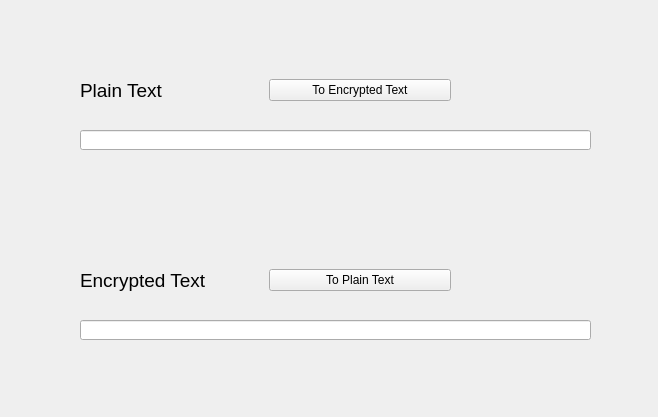
<?xml version="1.0" encoding="UTF-8"?>
<ui version="4.0">
 <class>Form</class>
 <widget class="QWidget" name="Form">
  <property name="geometry">
   <rect>
    <x>0</x>
    <y>0</y>
    <width>658</width>
    <height>417</height>
   </rect>
  </property>
  <property name="windowTitle">
   <string>Form</string>
  </property>
  <widget class="QLineEdit" name="encryped_edit">
   <property name="geometry">
    <rect>
     <x>80</x>
     <y>320</y>
     <width>511</width>
     <height>20</height>
    </rect>
   </property>
  </widget>
  <widget class="QLineEdit" name="plain_edit">
   <property name="geometry">
    <rect>
     <x>80</x>
     <y>130</y>
     <width>511</width>
     <height>20</height>
    </rect>
   </property>
  </widget>
  <widget class="QWidget" name="horizontalLayoutWidget">
   <property name="geometry">
    <rect>
     <x>80</x>
     <y>240</y>
     <width>371</width>
     <height>80</height>
    </rect>
   </property>
   <layout class="QHBoxLayout" name="horizontalLayout">
    <item>
     <widget class="QLabel" name="label_2">
      <property name="font">
       <font>
        <pointsize>14</pointsize>
       </font>
      </property>
      <property name="text">
       <string>Encrypted Text</string>
      </property>
     </widget>
    </item>
    <item>
     <widget class="QPushButton" name="bt_to_plain">
      <property name="text">
       <string>To Plain Text</string>
      </property>
     </widget>
    </item>
   </layout>
  </widget>
  <widget class="QWidget" name="horizontalLayoutWidget_2">
   <property name="geometry">
    <rect>
     <x>80</x>
     <y>50</y>
     <width>371</width>
     <height>80</height>
    </rect>
   </property>
   <layout class="QHBoxLayout" name="horizontalLayout_2">
    <item>
     <widget class="QLabel" name="label">
      <property name="font">
       <font>
        <pointsize>14</pointsize>
       </font>
      </property>
      <property name="text">
       <string>Plain Text</string>
      </property>
     </widget>
    </item>
    <item>
     <widget class="QPushButton" name="bt_to_encrypt">
      <property name="text">
       <string>To Encrypted Text</string>
      </property>
     </widget>
    </item>
   </layout>
  </widget>
 </widget>
 <resources/>
 <connections/>
</ui>
